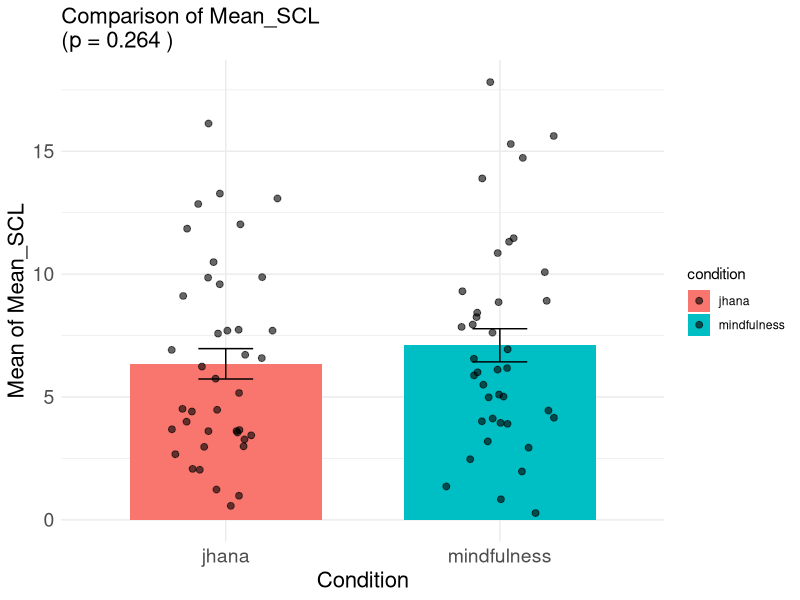
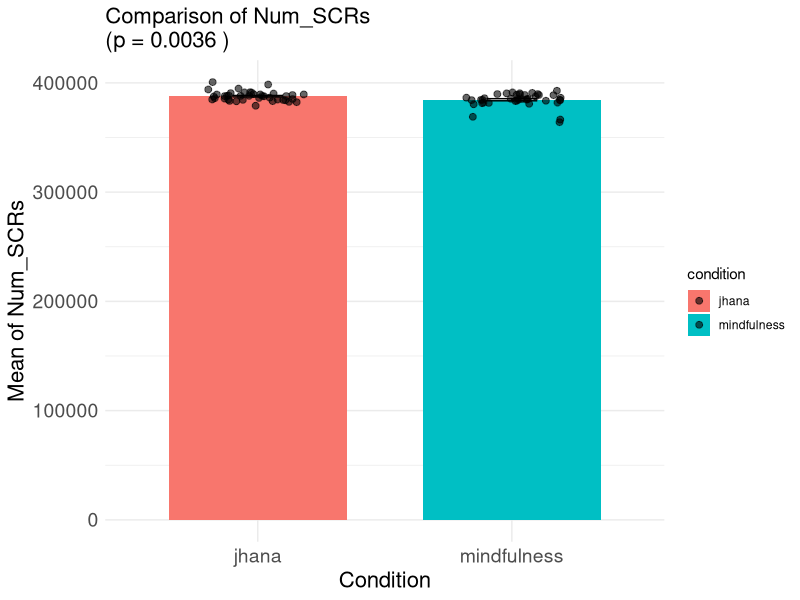
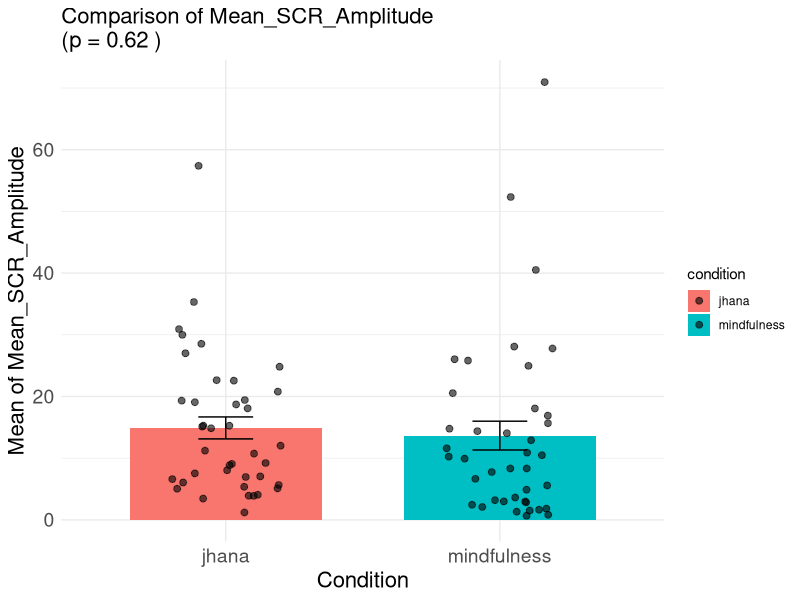
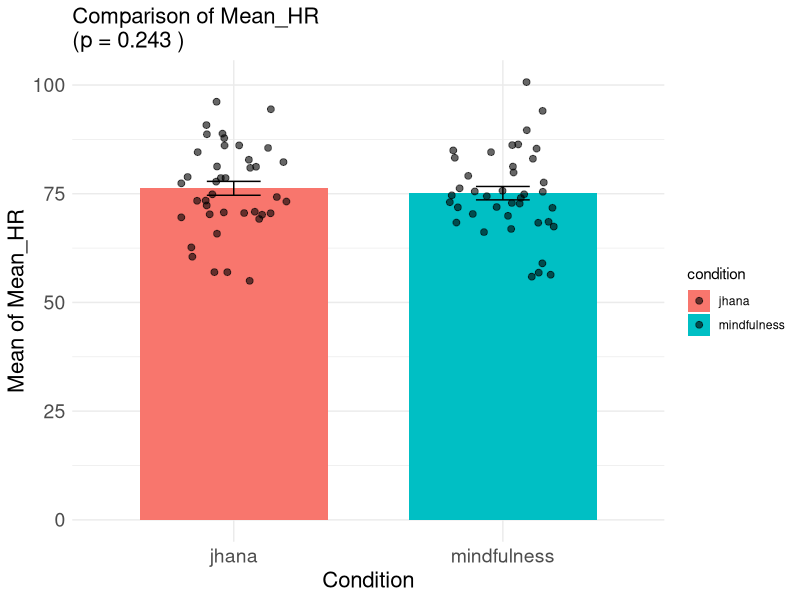
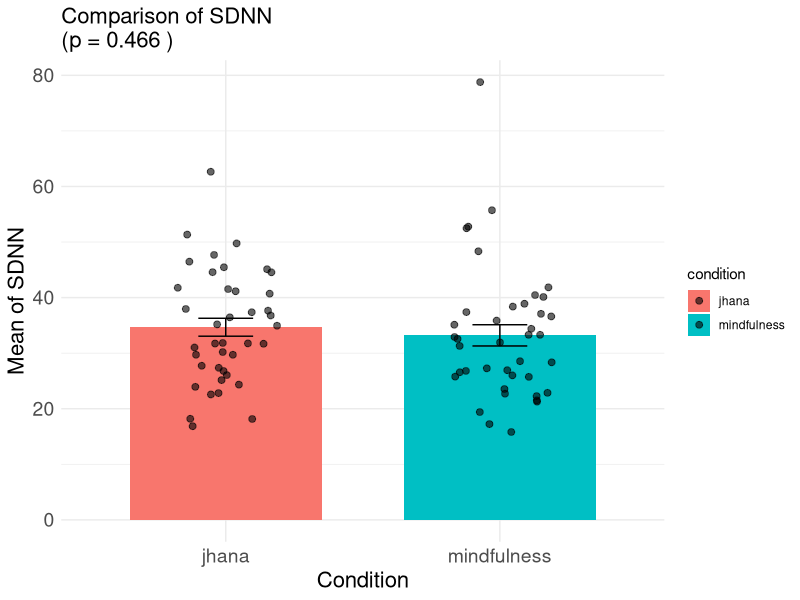
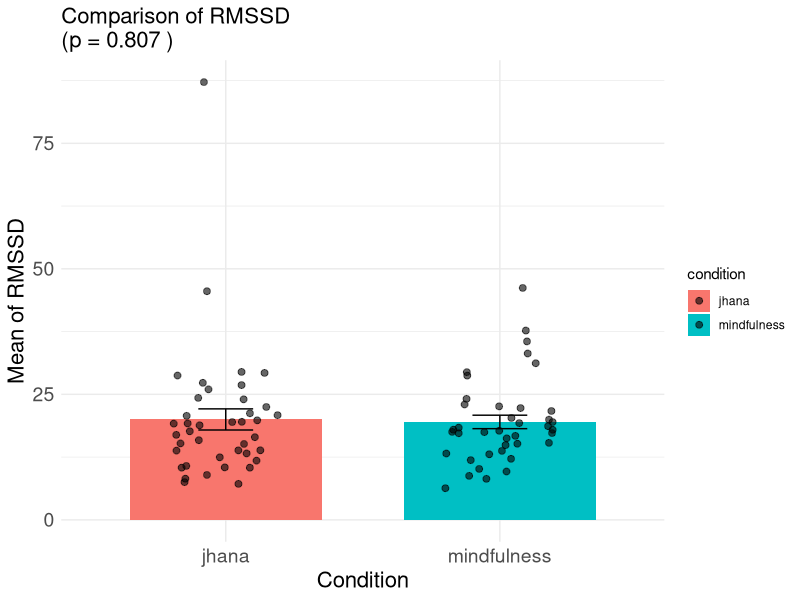
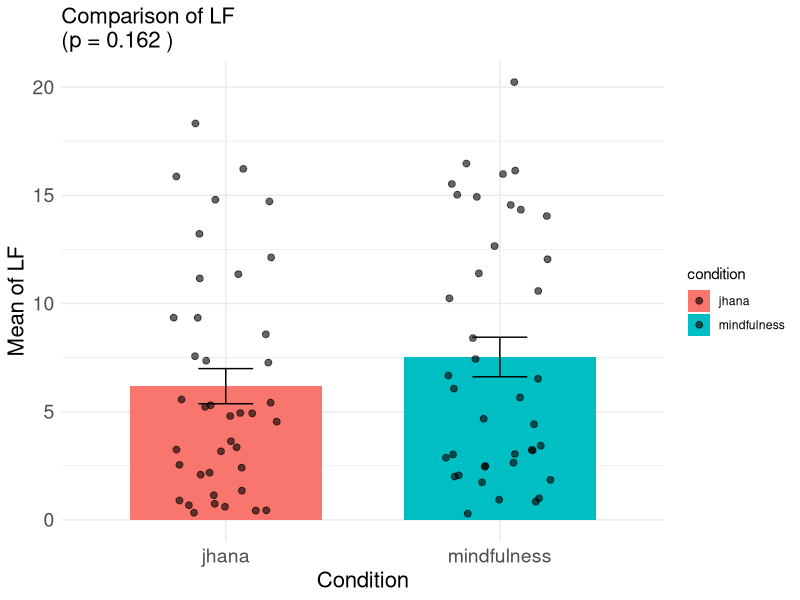
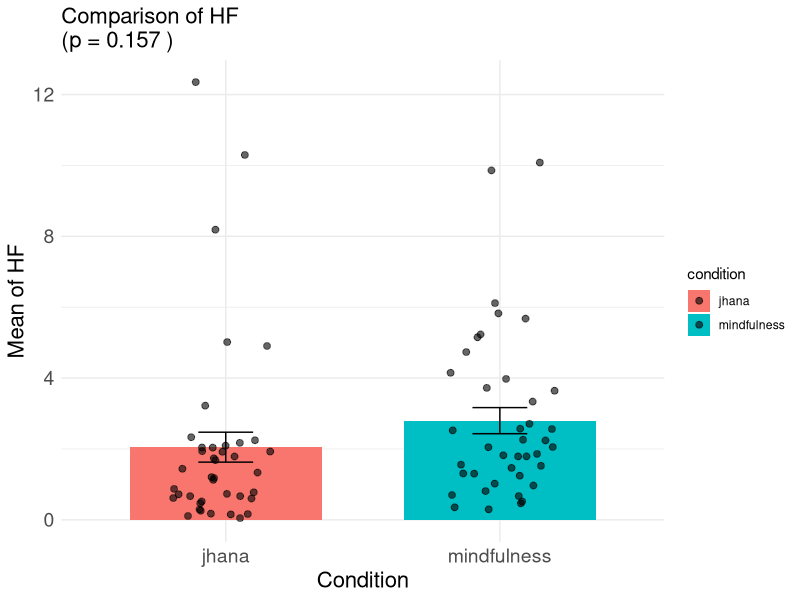

The R source for these figures, in order:
# Set options to prevent scientific notation and control decimal places
options(scipen = 999, digits = 6)

# Load necessary libraries
library(dplyr)
library(lme4)
library(lmerTest)
library(ggplot2)
library(readr)

# List of measures to include in the hierarchical regression
measures <- c("Mean_SCL", "Num_SCRs", "Mean_SCR_Amplitude", "Mean_HR", "SDNN", "RMSSD", "LF", "HF", "LF_HF_Ratio", 
              "Mean_RR", "Mean_Amplitude", "Mean_Cycle_Duration", "RR_Variability", "Amplitude_Variability", 
              "Cycle_Duration_Variability", "lempel_ziv_norm", "permutation_entropy", "spectral_entropy", 
              "sample_entropy", "hjorth_mobility", "hjorth_complexity", "nk_fsi", "nk_lle", "nk_sampen", 
              "nk_pen", "nk_lzc", "delta", "theta", "alpha", "beta", "gamma", "dat")

# Create an empty dataframe to store the results
results_df <- data.frame(
  Measure = character(),
  Beta = numeric(),
  P_Value = numeric(),
  Percent_Change = numeric(),
  stringsAsFactors = FALSE
)

# Loop through each measure
for (measure in measures) {
  # Print a separator line before each measure
  cat("######################\n")
  cat("Running analysis for measure:", measure, "\n")
  cat("######################\n")
  
  # Load the data
  data <- read_csv("../../notebooks/resting state/df_combined.csv", show_col_types = FALSE)
  
  # Convert 'day' column to numeric, handling 'day' values like 'day1', 'day2'
  data$day <- as.numeric(gsub("day", "", data$day))
  
  # Filter data to include only Jhana and Mindfulness conditions (excluding Control)
  filtered_data <- data %>% filter(condition %in% c("jhana", "mindfulness"))
  
  # Relevel 'condition' to make 'Jhana' the reference level
  filtered_data$condition <- relevel(factor(filtered_data$condition), ref = "jhana")
  
  # Fit the linear mixed-effects model
  formula <- as.formula(paste(measure, "~ condition + (1 | sub) + (1 | day)"))
  model <- lmer(formula, data = filtered_data)
  
  # Extract the beta (Estimate) and p-value for the fixed effect 'condition'
  beta_condition <- summary(model)$coefficients["conditionmindfulness", "Estimate"]
  p_value_condition <- summary(model)$coefficients["conditionmindfulness", "Pr(>|t|)"]
  
  # Calculate percentage change based on the means of the two conditions
  means <- filtered_data %>%
    group_by(condition) %>%
    summarise(mean_value = mean(.data[[measure]], na.rm = TRUE)) %>%
    pull(mean_value)
  
  if (length(means) == 2) {
    percent_change <- 100 * (means[1] - means[2]) / means[2]  # Reverse the order for Jhana vs Mindfulness
  } else {
    percent_change <- NA  # In case there's missing data
  }
  
  # Store the results in the results_df
  results_df <- rbind(results_df, data.frame(
    Measure = measure,
    Beta = beta_condition,
    P_Value = p_value_condition,
    Percent_Change = percent_change
  ))
  
  # Optional: Print the model summary for each measure
  print(paste("Model output for", measure, ":"))
  print(summary(model))
  
  # Summarize the measure by condition for plotting
  summary_data <- filtered_data %>%
    group_by(condition) %>%
    summarise(
      mean = mean(.data[[measure]], na.rm = TRUE),
      sd = sd(.data[[measure]], na.rm = TRUE),
      n = n(),
      se = sd / sqrt(n),
      .groups = 'drop'
    )
  
  # Create a shorter title to include the p-value and ensure the text fits
  plot_title <- paste("Comparison of", measure, "\n(p =", format(p_value_condition, digits = 3), ")")
  
  # Create the bar plot and scatter plot (distribution of individual points)
  plot <- ggplot(summary_data, aes(x = condition, y = mean, fill = condition)) +
    geom_bar(stat = "identity", position = position_dodge(), width = 0.7) +
    geom_errorbar(aes(ymin = mean - se, ymax = mean + se),
                  width = 0.2, position = position_dodge(0.7)) +
    geom_point(data = filtered_data, aes(x = condition, y = .data[[measure]]), 
               color = "black",  # Set the dot color to black or any contrasting color
               position = position_jitter(width = 0.2), alpha = 0.6, size = 2) +  # Scatter plot of individual points
    labs(x = "Condition", y = paste("Mean of", measure), title = plot_title) +
    theme_minimal() +
    theme(
      plot.title = element_text(size = 16),  # Adjust title size
      axis.title = element_text(size = 16),  # Adjust axis title size
      axis.text = element_text(size = 14)    # Adjust axis text size
    )
  
  # Explicitly print the plot inside the loop
  print(plot)
}

# Print the final results dataframe
print(results_df)

# Reset options after the analysis, if needed
options(scipen = 0, digits = 7)
